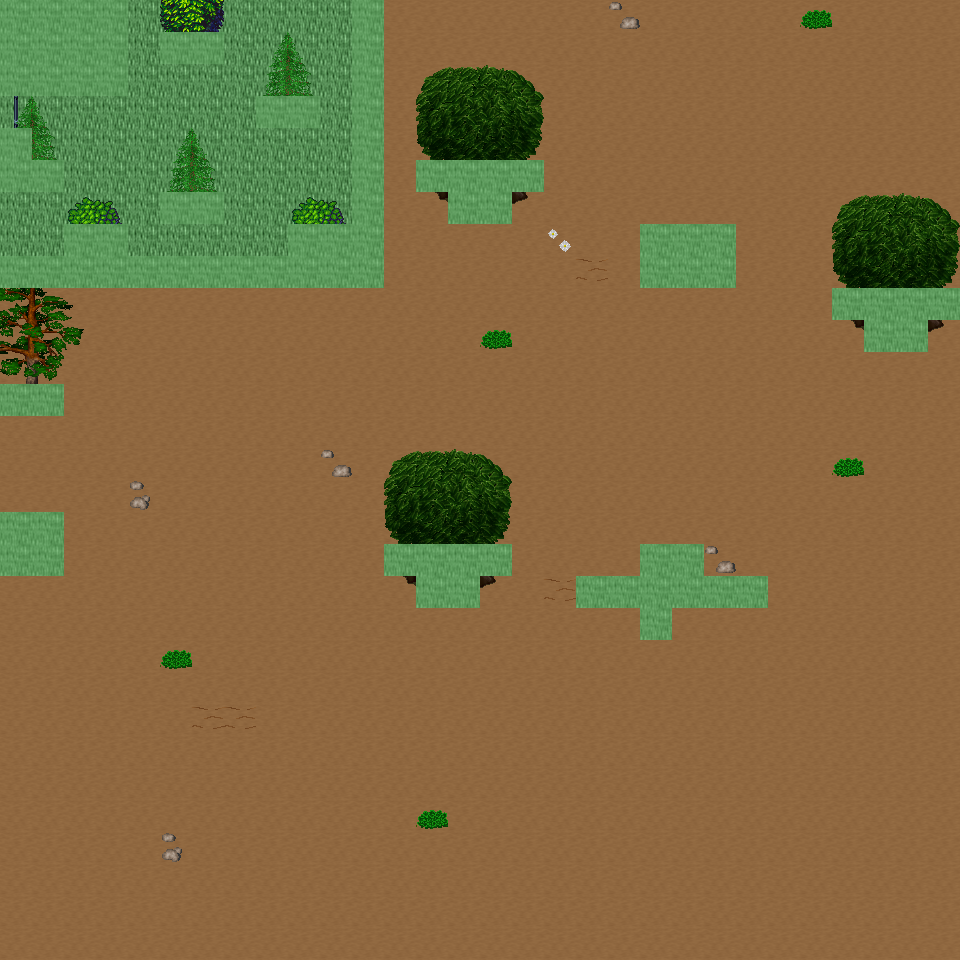

Tiled map render using the project's own tile images. Description and the map definition, with tile-layer contents summarised, below:
An orthogonal 30x30 tile map with 32x32 px tiles, 6 tile layers (Ground, Object, Object2, Above, ...), 37 tilesets and 10 objects (10x mapExit).

<map version="1.0" orientation="orthogonal" renderorder="right-down" width="30" height="30" tilewidth="32" tileheight="32" nextobjectid="11">
  <tileset firstgid="1" name="tileset_ground_ground" tilewidth="32" tileheight="32" tilecount="33" columns="3">
    <image source="../drawable/tileset_ground_ground.png" width="96" height="352" />
  </tileset>
  <tileset firstgid="34" name="tileset_ground_ridge_earth_dark" tilewidth="32" tileheight="32" tilecount="96" columns="12">
    <image source="../drawable/tileset_ground_ridge_earth_dark.png" width="384" height="256" />
  </tileset>
  <tileset firstgid="130" name="tileset_ground_ridge_earth_pale" tilewidth="32" tileheight="32" tilecount="96" columns="12">
    <image source="../drawable/tileset_ground_ridge_earth_pale.png" width="384" height="256" />
  </tileset>
  <tileset firstgid="226" name="tileset_ground_earth_edges" tilewidth="32" tileheight="32" tilecount="18" columns="6">
    <image source="../drawable/tileset_ground_earth_edges.png" width="192" height="96" />
  </tileset>
  <tileset firstgid="244" name="tileset_ground_rock_pebbles" tilewidth="32" tileheight="32" tilecount="3" columns="1">
    <image source="../drawable/tileset_ground_rock_pebbles.png" width="32" height="96" />
  </tileset>
  <tileset firstgid="247" name="tileset_plant_grasses" tilewidth="32" tileheight="32" tilecount="6" columns="3">
    <image source="../drawable/tileset_plant_grasses.png" width="96" height="64" />
  </tileset>
  <tileset firstgid="253" name="tileset_plant_flower_daisy_yellow" tilewidth="32" tileheight="32" tilecount="8" columns="2">
    <image source="../drawable/tileset_plant_flower_daisy_yellow.png" width="64" height="128" />
  </tileset>
  <tileset firstgid="261" name="tileset_plant_bush_bushes" tilewidth="32" tileheight="32" tilecount="10" columns="5">
    <image source="../drawable/tileset_plant_bush_bushes.png" width="160" height="64" />
  </tileset>
  <tileset firstgid="271" name="tileset_plant_flower_daisy_red" tilewidth="32" tileheight="32" tilecount="8" columns="2">
    <image source="../drawable/tileset_plant_flower_daisy_red.png" width="64" height="128" />
  </tileset>
  <tileset firstgid="279" name="tileset_plant_tree_tree_darkgreen" tilewidth="32" tileheight="32" tilecount="88" columns="8">
    <image source="../drawable/tileset_plant_tree_tree_darkgreen.png" width="256" height="352" />
  </tileset>
  <tileset firstgid="367" name="tileset_plant_flower_daisy_blue" tilewidth="32" tileheight="32" tilecount="8" columns="2">
    <image source="../drawable/tileset_plant_flower_daisy_blue.png" width="64" height="128" />
  </tileset>
  <tileset firstgid="375" name="tileset_item_corpse_skull_pale" tilewidth="32" tileheight="32" tilecount="2" columns="2">
    <image source="../drawable/tileset_item_corpse_skull_pale.png" width="64" height="32" />
  </tileset>
  <tileset firstgid="377" name="tileset_plant_vine" tilewidth="32" tileheight="32" tilecount="3" columns="1">
    <image source="../drawable/tileset_plant_vine.png" width="32" height="96" />
  </tileset>
  <tileset firstgid="380" name="tileset_plant_flower_daisy_white" tilewidth="32" tileheight="32" tilecount="8" columns="2">
    <image source="../drawable/tileset_plant_flower_daisy_white.png" width="64" height="128" />
  </tileset>
  <tileset firstgid="388" name="tileset_item_corpse_huge_animal" tilewidth="32" tileheight="32" tilecount="16" columns="2">
    <image source="../drawable/tileset_item_corpse_huge_animal.png" width="64" height="256" />
  </tileset>
  <tileset firstgid="404" name="tileset_building_fence_fence_chunky" tilewidth="32" tileheight="32" tilecount="21" columns="3">
    <image source="../drawable/tileset_building_fence_fence_chunky.png" width="96" height="224" />
  </tileset>
  <tileset firstgid="425" name="tileset_ground_eye" tilewidth="32" tileheight="32" tilecount="9" columns="3">
    <image source="../drawable/tileset_ground_eye.png" width="96" height="96" />
  </tileset>
  <tileset firstgid="434" name="tileset_logic_creature_gnome" tilewidth="32" tileheight="32" tilecount="6" columns="6">
    <image source="../drawable/tileset_logic_creature_gnome.png" width="192" height="32" />
  </tileset>
  <tileset firstgid="440" name="tileset_logic_creature_animal" tilewidth="32" tileheight="32" tilecount="32" columns="8">
    <image source="../drawable/tileset_logic_creature_animal.png" width="256" height="128" />
  </tileset>
  <tileset firstgid="472" name="tileset_logic_collision" tilewidth="32" tileheight="32" tilecount="1" columns="1">
    <image source="../drawable/tileset_logic_collision.png" width="32" height="32" />
  </tileset>
  <tileset firstgid="473" name="tileset_plant_tree_taller_trees" tilewidth="32" tileheight="32" tilecount="32" columns="8">
    <image source="../drawable/tileset_plant_tree_taller_trees.png" width="256" height="128" />
  </tileset>
  <tileset firstgid="505" name="tileset_plant_tree_spruce" tilewidth="32" tileheight="32" tilecount="6" columns="2">
    <image source="../drawable/tileset_plant_tree_spruce.png" width="64" height="96" />
  </tileset>
  <tileset firstgid="511" name="tileset_ground_blue_paving" tilewidth="32" tileheight="32" tilecount="2" columns="1">
    <image source="../drawable/tileset_ground_blue_paving.png" width="32" height="64" />
  </tileset>
  <tileset firstgid="513" name="tileset_ground_grass_edges" tilewidth="32" tileheight="32" tilecount="36" columns="12">
    <image source="../drawable/tileset_ground_grass_edges.png" width="384" height="96" />
  </tileset>
  <tileset firstgid="549" name="tileset_ground_grass_corners" tilewidth="32" tileheight="32" tilecount="24" columns="6">
    <image source="../drawable/tileset_ground_grass_corners.png" width="192" height="128" />
  </tileset>
  <tileset firstgid="573" name="tileset_logic_item_fruits" tilewidth="32" tileheight="32" tilecount="10" columns="10">
    <image source="../drawable/tileset_logic_item_fruits.png" width="256" height="64" />
  </tileset>
  <tileset firstgid="583" name="tileset_building_house_pink_blue" tilewidth="32" tileheight="32" tilecount="99" columns="11">
    <image source="../drawable/tileset_building_house_pink_blue.png" width="352" height="288" />
  </tileset>
  <tileset firstgid="682" name="tileset_building_fence_stone_fence_white" tilewidth="32" tileheight="32" tilecount="9" columns="3">
    <image source="../drawable/tileset_building_fence_stone_fence_white.png" width="96" height="96" />
  </tileset>
  <tileset firstgid="691" name="tileset_plant_tree_pine_tree" tilewidth="32" tileheight="32" tilecount="20" columns="4">
    <image source="../drawable/tileset_plant_tree_pine_tree.png" width="128" height="160" />
  </tileset>
  <tileset firstgid="711" name="tileset_furniture_chair_bench_wooden" tilewidth="32" tileheight="32" tilecount="8" columns="2">
    <image source="../drawable/tileset_furniture_chair_bench_wooden.png" width="64" height="128" />
  </tileset>
  <tileset firstgid="719" name="tileset_item_postbox" tilewidth="32" tileheight="32" tilecount="4" columns="2">
    <image source="../drawable/tileset_item_postbox.png" width="64" height="64" />
  </tileset>
  <tileset firstgid="723" name="tileset_logic_portal" tilewidth="32" tileheight="32" tilecount="24" columns="8">
    <image source="../drawable/tileset_logic_portal.png" width="256" height="96" />
  </tileset>
  <tileset firstgid="747" name="tileset_furniture_light_lamp_blue" tilewidth="32" tileheight="32" tilecount="3" columns="1">
    <image source="../drawable/tileset_furniture_light_lamp_blue.png" width="32" height="96" />
  </tileset>
  <tileset firstgid="750" name="tileset_light_dim_light_7x5" tilewidth="32" tileheight="32" tilecount="35" columns="7">
    <image source="../drawable/tileset_light_dim_light_7x5.png" width="224" height="160" />
  </tileset>
  <tileset firstgid="785" name="tileset_light_light_5x5" tilewidth="32" tileheight="32" tilecount="25" columns="5">
    <image source="../drawable/tileset_light_light_5x5.png" width="160" height="160" />
  </tileset>
  <tileset firstgid="810" name="tileset_logic_creature_reptile" tilewidth="32" tileheight="32" tilecount="7" columns="7">
    <image source="../drawable/tileset_logic_creature_reptile.png" width="224" height="32" />
  </tileset>
  <tileset firstgid="817" name="tileset_plant_bushes_and_trees" tilewidth="32" tileheight="32" tilecount="144" columns="16">
    <image source="../drawable/tileset_plant_bushes_and_trees.png" width="512" height="289" />
  </tileset>
  <layer name="Ground" width="30" height="30">
    <data>[900 cells, 900 non-empty, 2 distinct tile ids]</data>
  </layer>
  <layer name="Object" width="30" height="30">
    <data>[900 cells, 46 non-empty, 18 distinct tile ids]</data>
  </layer>
  <layer name="Object2" width="30" height="30">
    <data>[900 cells, 81 non-empty, 20 distinct tile ids]</data>
  </layer>
  <layer name="Above" width="30" height="30">
    <data>[900 cells, 74 non-empty, 36 distinct tile ids]</data>
  </layer>
  <layer name="Above2" width="30" height="30">
    <data>[900 cells, 0 non-empty, 0 distinct tile ids]</data>
  </layer>
  <layer name="Walkable" width="30" height="30">
    <data>[900 cells, 84 non-empty, 1 distinct tile ids]</data>
  </layer>
  <objectgroup name="MapEvents">
    <object id="1" name="north" type="mapExit" x="128" y="0" width="224" height="32">
      <properties>
        <property name="map" value="level_0_x86_y77" />
        <property name="x" value="4" />
        <property name="y" value="28" />
      </properties>
    </object>
    <object id="2" name="north2" type="mapExit" x="384" y="0" width="576" height="32">
      <properties>
        <property name="map" value="level_0_x86_y77" />
        <property name="x" value="12" />
        <property name="y" value="28" />
      </properties>
    </object>
    <object id="3" name="south" type="mapExit" x="0" y="928" width="960" height="32">
      <properties>
        <property name="map" value="level_0_x86_y79" />
        <property name="x" value="0" />
        <property name="y" value="1" />
      </properties>
    </object>
    <object id="4" name="west" type="mapExit" x="0" y="96" width="32" height="32">
      <properties>
        <property name="map" value="level_0_x85_y78" />
        <property name="x" value="28" />
        <property name="y" value="3" />
      </properties>
    </object>
    <object id="5" name="west2" type="mapExit" x="0" y="192" width="32" height="64">
      <properties>
        <property name="map" value="level_0_x85_y78" />
        <property name="x" value="28" />
        <property name="y" value="6" />
      </properties>
    </object>
    <object id="6" name="west3" type="mapExit" x="0" y="288" width="32" height="96">
      <properties>
        <property name="map" value="level_0_x85_y78" />
        <property name="x" value="28" />
        <property name="y" value="9" />
      </properties>
    </object>
    <object id="7" name="west4" type="mapExit" x="0" y="416" width="32" height="96">
      <properties>
        <property name="map" value="level_0_x85_y78" />
        <property name="x" value="28" />
        <property name="y" value="13" />
      </properties>
    </object>
    <object id="8" name="west5" type="mapExit" x="0" y="576" width="32" height="384">
      <properties>
        <property name="map" value="level_0_x85_y78" />
        <property name="x" value="28" />
        <property name="y" value="18" />
      </properties>
    </object>
    <object id="9" name="east" type="mapExit" x="928" y="0" width="32" height="288">
      <properties>
        <property name="map" value="level_0_x87_y78" />
        <property name="x" value="1" />
        <property name="y" value="0" />
      </properties>
    </object>
    <object id="10" name="east2" type="mapExit" x="928" y="320" width="32" height="640">
      <properties>
        <property name="map" value="level_0_x87_y78" />
        <property name="x" value="1" />
        <property name="y" value="10" />
      </properties>
    </object>
  </objectgroup>
</map>
